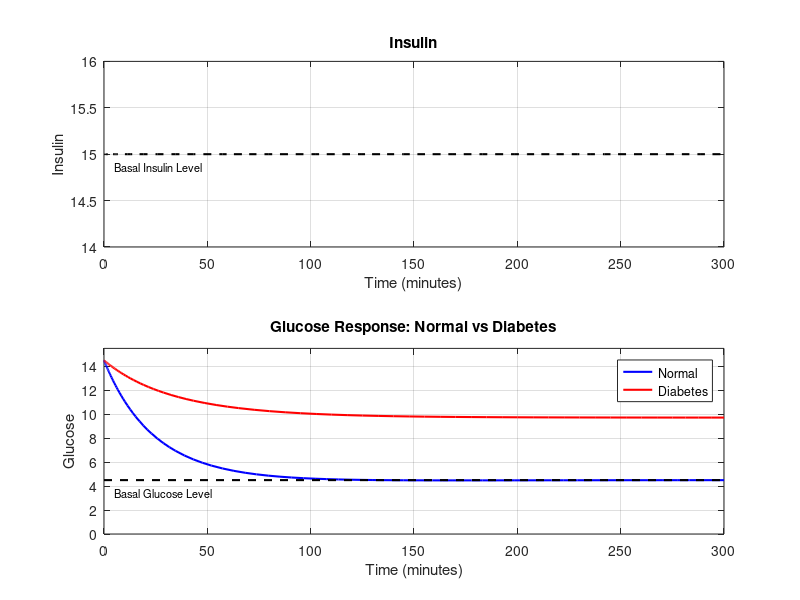
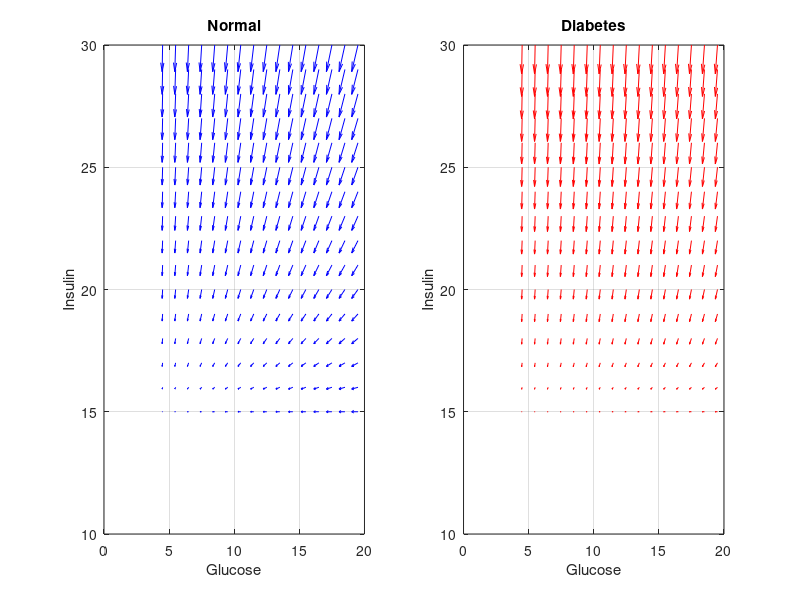

The MATLAB source for these figures, in order:
clear;
% Parameters
l1_normal = 0.028;
l1_diabetes = 0.0;
l2 = 0.025;
l3 = 0.000013;
Vl = 12;
n = 5/54;
Gb = 4.5;
Ib = 15;

u = @(t) n * Vl * Ib; % Basal input

odeSystemNormal = @(t, z) [
    -l1_normal*z(1) - z(1)*z(2) - Gb*z(2);  % z1_dot
    -l2*z(2) + l3*z(3);                    % z2_dot
    -n*z(3) - n*Ib + (u(t)/Vl)             % z3_dot
    ];

odeSystemDiabetes = @(t, z) [
    -l1_diabetes*z(1) - z(1)*z(2) - Gb*z(2);
    -l2*z(2) + l3*z(3);                       % z2_dot
    -n*z(3) - n*Ib + (u(t)/Vl)                % z3_dot
    ];

tspan = [0 300];

z0 = [10; 0.01; 0];

% Solve for normal case
[t_normal, z_normal] = ode45(odeSystemNormal, tspan, z0);

% Solve for diabetic case
[t_diabetes, z_diabetes] = ode45(odeSystemDiabetes, tspan, z0);

% Create subplots
figure('Position', [100, 100, 400, 400]); % Set window size

% Top subplot: Insulin response
subplot(2, 1, 1);
plot(t_normal, z_normal(:,3) + Ib, 'k--', 'LineWidth', 1.5); % Plot I + Ib in blue
hold on;
ylim([Ib-1, Ib+1]); % Set ylim range
text(5, Ib - 0.07 * (Ib+1 - (Ib-1)), 'Basal Insulin Level', 'FontSize', 8, 'Color', 'k'); % Annotation
xlabel('Time (minutes)');
ylabel('Insulin');
title('Insulin');
grid on;

% Bottom subplot: Glucose response
subplot(2, 1, 2);
plot(t_normal, z_normal(:,1) + Gb, 'b', 'LineWidth', 1.5); % Plot G + Gb
hold on;
plot(t_diabetes, z_diabetes(:,1) + Gb, 'r', 'LineWidth', 1.5); % Plot G + Gb for diabetes
plot(tspan, [Gb Gb], 'k--', 'LineWidth', 1.5); % Basal glucose level using plot
ylim([0, max(max(z_normal(:,1) + Gb), max(z_diabetes(:,1) + Gb)) + 1]); % Set ylim range
text(5, Gb - 0.07 * (max(max(z_normal(:,1) + Gb), max(z_diabetes(:,1) + Gb)) + 1), 'Basal Glucose Level', 'FontSize', 8, 'Color', 'k'); % Annotation
xlabel('Time (minutes)');
ylabel('Glucose');
legend('Normal', 'Diabetes');
title('Glucose Response: Normal vs Diabetes');
grid on;

% Save the first figure
exportgraphics(gcf, 'images/time_response.pdf', 'ContentType', 'vector', 'BackgroundColor', 'none');

% Quiver plot for phase portrait
figure('Position', [100, 100, 700, 250]); % Set window size

% Define grid for quiver plot
[G, I] = meshgrid(4.5:1:20, 15:1:30);

% Initialize derivatives
dG_normal = zeros(size(G));
dI_normal = zeros(size(I));
dG_diabetes = zeros(size(G));
dI_diabetes = zeros(size(I));

% Compute derivatives at each grid point
for i = 1:numel(G)
    z_normal = [G(i) - Gb; 0.01; I(i) - Ib];
    dz_normal = odeSystemNormal(0, z_normal);
    dG_normal(i) = dz_normal(1);
    dI_normal(i) = dz_normal(3);
    
    z_diabetes = [G(i) - Gb; 0.01; I(i) - Ib];
    dz_diabetes = odeSystemDiabetes(0, z_diabetes);
    dG_diabetes(i) = dz_diabetes(1);
    dI_diabetes(i) = dz_diabetes(3);
end

% Plot quiver for normal case
subplot(1, 2, 1);
quiver(G, I, dG_normal, dI_normal, 'b');
hold on;

xlabel('Glucose');
ylabel('Insulin');
title('Normal');
grid on;

% Plot quiver for diabetic case
subplot(1, 2, 2);
quiver(G, I, dG_diabetes, dI_diabetes, 'r');
hold on;

xlabel('Glucose');
ylabel('Insulin');
title('Diabetes');
grid on;

% Save the second figure
exportgraphics(gcf, 'images/phase_portrait.pdf', 'ContentType', 'vector', 'BackgroundColor', 'none');